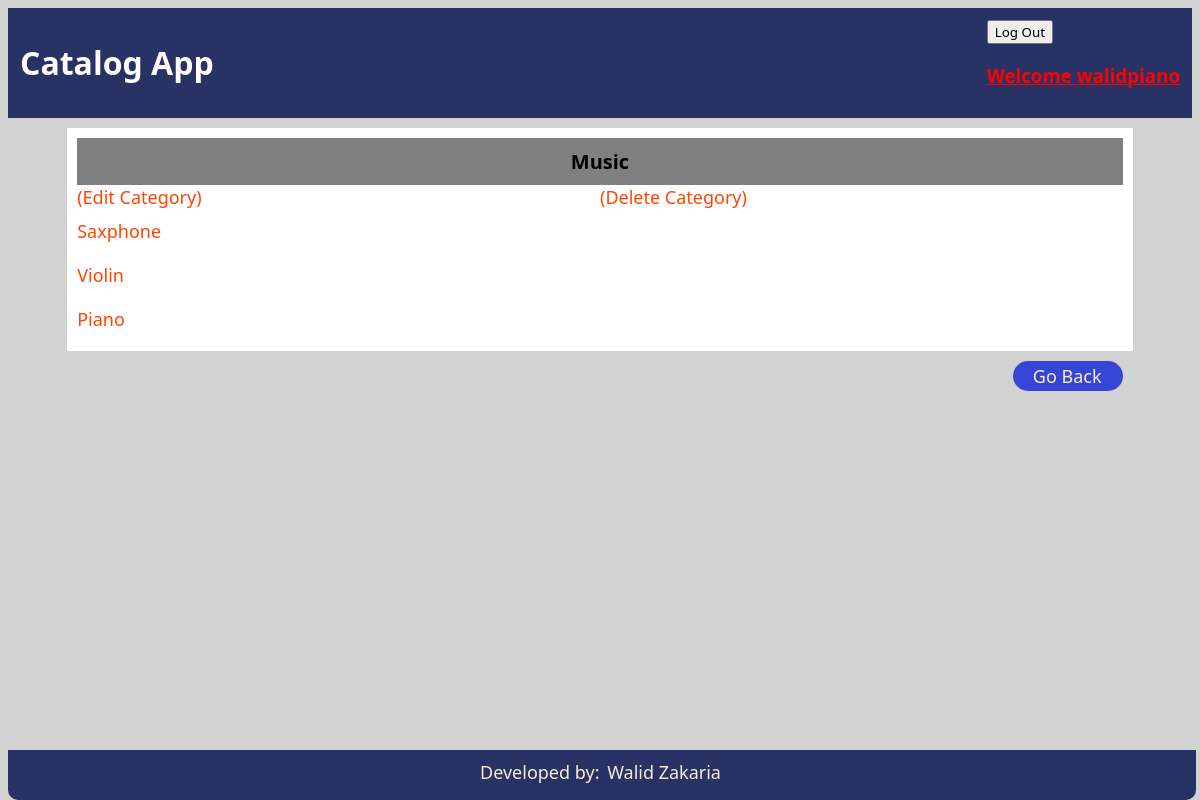
The page /catalog/Music/items (signed in) on the database as committed earlier.
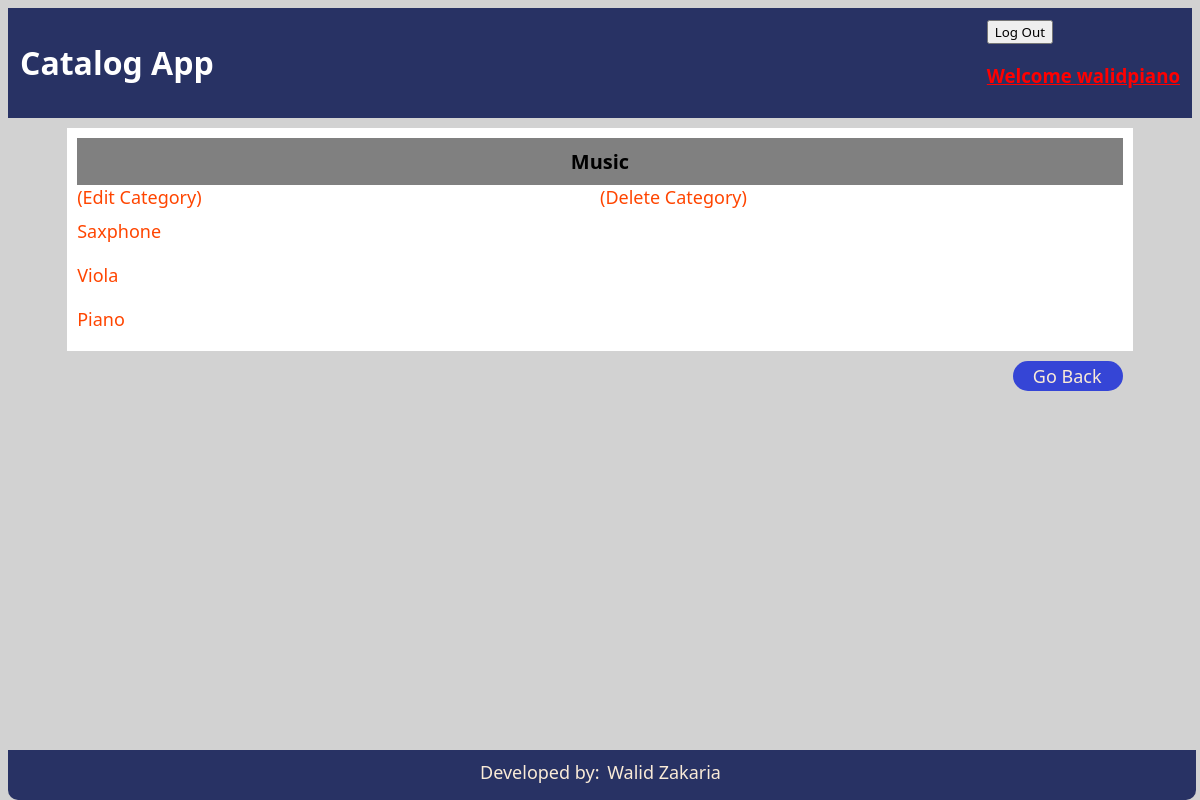
The same page on the database as committed later.
### app/models.py (models this page shows, shortened)
class User(db.Model, UserMixin):
    __tablename__ = 'user'
    id = db.Column(db.Integer, primary_key=True)
    username = db.Column(db.String(32), index=True)
    email = db.Column(db.String(150))
    password_hash = db.Column(db.String(64))

class Category(db.Model):
    __tablename__ = 'category'
    id = db.Column(db.Integer, primary_key=True)
    name = db.Column(db.String(50), nullable=False)

class Item(db.Model):
    __tablename__ = 'item'
    id = db.Column(db.Integer, primary_key=True)
    name = db.Column(db.String(50), nullable=False)
    description = db.Column(db.String(300))
    category_id = db.Column(db.Integer, ForeignKey('category.id'))
    category = relationship(Category)

### app/views.py (the view)
@app.route('/catalog/<string:category>/items')
def show_catalog(category):
    category_id = category_store.get_id_by_name(category)
    items = item_store.get_all_items_by_category(category_id.id)
    if current_user.is_authenticated:
        logged_name = current_user.username
    else:
        logged_name = ''
    return render_template('category.html', category=category,
                           category_id=category_id.id, items=items,
                           current_user=logged_name)

### app/stores.py (called while the page is built)
    def get_id_by_name(self, category_name):
        result = self.data_provider.query.filter_by(name=category_name).first()
        return result

    def get_all_items_by_category(self, category_id):
        result = self.data_provider\
            .query.filter_by(category_id=category_id)\
            .order_by(self.data_provider.id.desc()).all()
        return result

### app/views.py (called while the page is built)
@login_manager.user_loader
def load_user(user_id):
    return User.query.get(int(user_id))

### app/templates/category.html (shortened to what this page needs)
<!DOCTYPE html>
<html lang="en">
<head>
    <link href="../../static/css/style.css" rel="stylesheet">
</head>
<body>
    <header>
        <h1>Catalog App</h1>
        <div id="login">
            {% if current_user != '' %}
                <button id="btn-logout" onclick="location.href='/logout';">Log Out</button>
                <h3>Welcome {{ current_user }}</h3>
            {% else %}
                <button id="btn-login" onclick="location.href='/login';">Login</button>
                <button id="btn-signup" onclick="location.href='/signup';">Sign up</button>
            {% endif %}
        </div>
    </header>
    <main>
        <div id="items">
            <div class="items-list">
                <div class="category-header">{{ category }}</div>
                {% if current_user != '' %}
                <a href="/category/edit/{{ category_id }}">(Edit Category)</a>
                <a href="/category/delete/{{ category_id }}">(Delete Category)</a>
                {% endif %}
            </div>
            <div class="items-list">
                {% for item in items %}
                    <div class="category-item-list"><a href="/catalog/{{ category }}/{{ item.name }}">{{ item.name }}</a></div>
                {% endfor %}
            </div>
        </div>
        <a id="link-back" href="/">Go Back</a>
    </main>
    <footer>
        <p id="my-signature">Developed by: <a id="my-mail" href="mailto:walidpiano@yahoo.com">Walid Zakaria</a></p>
    </footer>
    </body>
</html>

### app/static/css/style.css (style rules this page uses)
* { font-family: 'Segoe UI', Tahoma, Geneva, Verdana, sans-serif; box-sizing: border-box; }
header { background: rgb(40,50,100); padding: 12px; margin: 0 0 10px 0; }
h1 { color: white; display: inline-block; }
#login { float: right; margin: 0 auto; }
body { background: rgb(210,210,210); position: relative; }
main { background: white; max-width: 90%; margin: 0 auto; height: 100%; padding: 10px; }
.items-list { display: flex; flex-wrap: wrap; }
a { display: flex; width: 50%; text-decoration-line: none; color: orangered; font-size: 18px; }
footer { background: rgb(40,50,100); margin: 0 auto; border-radius:0 0 10px 10px; position: fixed; bottom: 0; width: 99%; z-index: 1; height: 50px; text-align: center; padding: 10px; }
#my-signature, #my-mail { color: antiquewhite; display: inline; font-size: 18px; margin: 20px 3px; }
.category-header { width: 100%; font-weight: bold; font-size: 20px; background: grey; margin: 0; padding: 10px 5px; text-align: center; }
.category-item-list { width: 100%; display: inline-block; margin: 10px auto; }
h3 { color: red; text-decoration-line: underline; display: block; width: 100%; }
#link-back { background: rgb(53, 69, 214); color: antiquewhite; padding: 3px 20px; border-radius: 15px; float: right; margin-top: 20px; width: 110px; }

Rows that differ between the two databases and show on the page:
changed Item: name "Violin" → "Viola"
